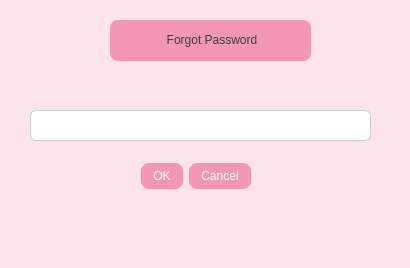
<?xml version="1.0" encoding="UTF-8"?>
<ui version="4.0">
 <class>forgotpwd</class>
 <widget class="QDialog" name="forgotpwd">
  <property name="geometry">
   <rect>
    <x>0</x>
    <y>0</y>
    <width>410</width>
    <height>268</height>
   </rect>
  </property>
  <property name="palette">
   <palette>
    <active>
     <colorrole role="Button">
      <brush brushstyle="SolidPattern">
       <color alpha="255">
        <red>252</red>
        <green>228</green>
        <blue>236</blue>
       </color>
      </brush>
     </colorrole>
     <colorrole role="Base">
      <brush brushstyle="SolidPattern">
       <color alpha="255">
        <red>252</red>
        <green>228</green>
        <blue>236</blue>
       </color>
      </brush>
     </colorrole>
     <colorrole role="Window">
      <brush brushstyle="SolidPattern">
       <color alpha="255">
        <red>252</red>
        <green>228</green>
        <blue>236</blue>
       </color>
      </brush>
     </colorrole>
    </active>
    <inactive>
     <colorrole role="Button">
      <brush brushstyle="SolidPattern">
       <color alpha="255">
        <red>252</red>
        <green>228</green>
        <blue>236</blue>
       </color>
      </brush>
     </colorrole>
     <colorrole role="Base">
      <brush brushstyle="SolidPattern">
       <color alpha="255">
        <red>252</red>
        <green>228</green>
        <blue>236</blue>
       </color>
      </brush>
     </colorrole>
     <colorrole role="Window">
      <brush brushstyle="SolidPattern">
       <color alpha="255">
        <red>252</red>
        <green>228</green>
        <blue>236</blue>
       </color>
      </brush>
     </colorrole>
    </inactive>
    <disabled>
     <colorrole role="Button">
      <brush brushstyle="SolidPattern">
       <color alpha="255">
        <red>252</red>
        <green>228</green>
        <blue>236</blue>
       </color>
      </brush>
     </colorrole>
     <colorrole role="Base">
      <brush brushstyle="SolidPattern">
       <color alpha="255">
        <red>252</red>
        <green>228</green>
        <blue>236</blue>
       </color>
      </brush>
     </colorrole>
     <colorrole role="Window">
      <brush brushstyle="SolidPattern">
       <color alpha="255">
        <red>252</red>
        <green>228</green>
        <blue>236</blue>
       </color>
      </brush>
     </colorrole>
    </disabled>
   </palette>
  </property>
  <property name="windowTitle">
   <string>Dialog</string>
  </property>
  <property name="styleSheet">
   <string notr="true">QDialog
{
	Background-color:#fce4ec;
}</string>
  </property>
  <widget class="QDialogButtonBox" name="buttonBox">
   <property name="geometry">
    <rect>
     <x>-90</x>
     <y>160</y>
     <width>341</width>
     <height>32</height>
    </rect>
   </property>
   <property name="styleSheet">
    <string notr="true">QPushButton {
    background-color: #F497B6;      
    color: white;                   
    font: 12px &quot;Arial&quot;;
    border-radius: 8px;
    padding: 6px 12px;
}
</string>
   </property>
   <property name="orientation">
    <enum>Qt::Orientation::Horizontal</enum>
   </property>
   <property name="standardButtons">
    <set>QDialogButtonBox::StandardButton::Cancel|QDialogButtonBox::StandardButton::Ok</set>
   </property>
  </widget>
  <widget class="QLabel" name="label">
   <property name="geometry">
    <rect>
     <x>110</x>
     <y>20</y>
     <width>201</width>
     <height>41</height>
    </rect>
   </property>
   <property name="styleSheet">
    <string notr="true">QLabel{

    background-color: #F497B6;      
    color: #3D3D3D;                   
    font: bold 20px &quot;Arial&quot;;
    border-radius: 8px;
    padding: 6px 12px;
}</string>
   </property>
   <property name="text">
    <string>&lt;html&gt;&lt;head/&gt;&lt;body&gt;&lt;p align=&quot;center&quot;&gt;Forgot Password&lt;/p&gt;&lt;/body&gt;&lt;/html&gt;</string>
   </property>
  </widget>
  <widget class="QLineEdit" name="emailfple">
   <property name="geometry">
    <rect>
     <x>30</x>
     <y>110</y>
     <width>341</width>
     <height>31</height>
    </rect>
   </property>
   <property name="styleSheet">
    <string notr="true">QLineEdit {
    background-color: #FFFFFF;
    color: #3D3D3D;
    font: 13px &quot;Segoe UI&quot;;
    border: 1px solid #CCCCCC;
    border-radius: 6px;
    padding: 6px;
}
</string>
   </property>
  </widget>
 </widget>
 <resources/>
 <connections>
  <connection>
   <sender>buttonBox</sender>
   <signal>accepted()</signal>
   <receiver>forgotpwd</receiver>
   <slot>accept()</slot>
   <hints>
    <hint type="sourcelabel">
     <x>248</x>
     <y>254</y>
    </hint>
    <hint type="destinationlabel">
     <x>157</x>
     <y>274</y>
    </hint>
   </hints>
  </connection>
  <connection>
   <sender>buttonBox</sender>
   <signal>rejected()</signal>
   <receiver>forgotpwd</receiver>
   <slot>reject()</slot>
   <hints>
    <hint type="sourcelabel">
     <x>316</x>
     <y>260</y>
    </hint>
    <hint type="destinationlabel">
     <x>286</x>
     <y>274</y>
    </hint>
   </hints>
  </connection>
 </connections>
</ui>
